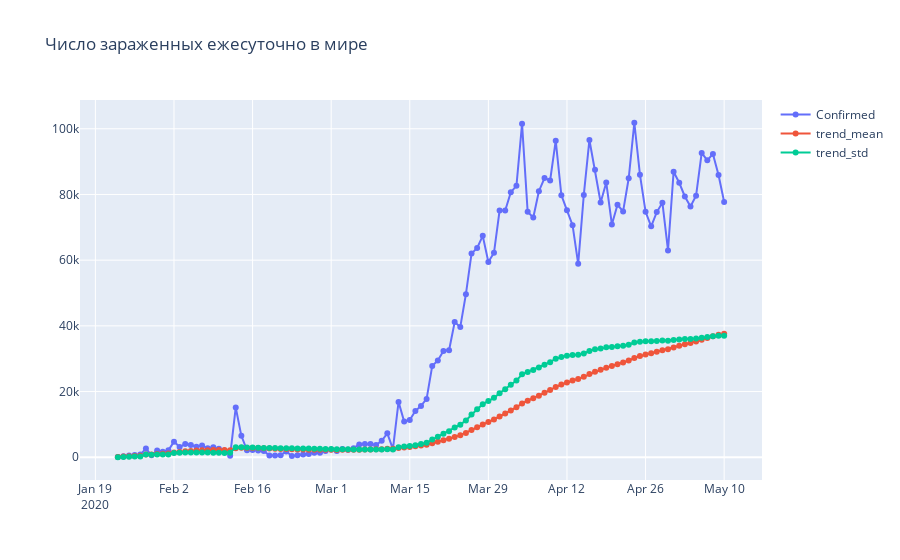

Notebook code for this chart:
### Code cell
plotly_df(covid, title = 'Число зараженных ежесуточно в мире')
